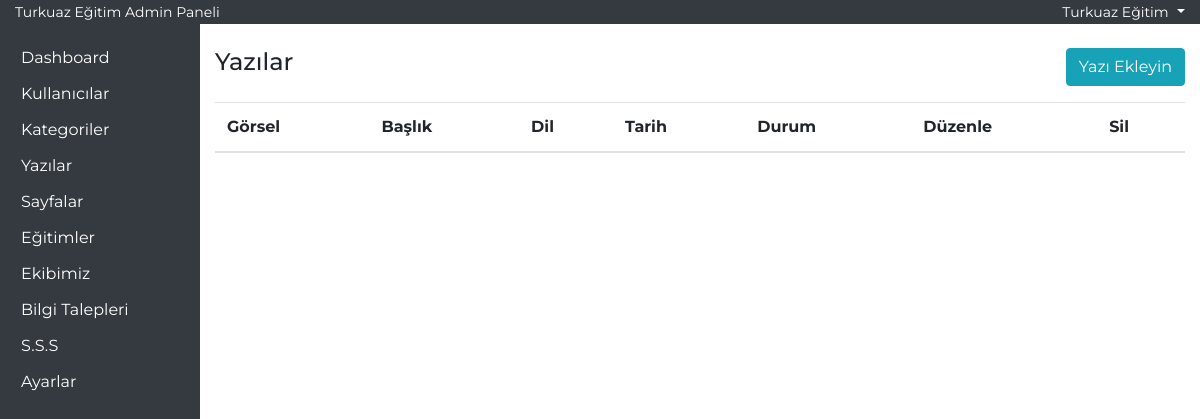
/admin-yntm/yazilar.php (signed in), run on an earlier commit of the app's database.
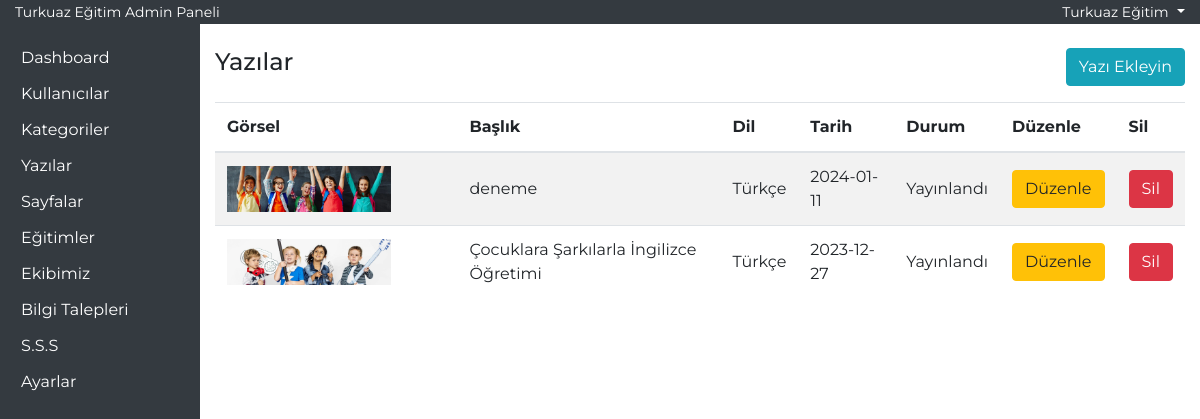
And on a later commit of the database.
### tables this page shows
CREATE TABLE IF NOT EXISTS `yazilar` (
  `id` int NOT NULL AUTO_INCREMENT,
  `baslik` varchar(150) NOT NULL,
  `blogYazisi` text NOT NULL,
  `meta` text NOT NULL,
  `gorsel` text NOT NULL,
  `alt` text NOT NULL,
  `tarih` varchar(20) NOT NULL,
  `lang` varchar(20) NOT NULL,
  `durum` varchar(20) NOT NULL,
  PRIMARY KEY (`id`)
);

### admin-yntm/yazilar.php (the view, shortened to what this page needs)
<?php
require_once('header.php');
?>
<div class="row">
    <div class="col-md-6">
        <h4>Yazılar</h4>
    </div>
    <div class="col-md-6 text-right">
        <button type="button" class="btn btn-info" data-toggle="modal" data-target="#yaziEkle">
            Yazı Ekleyin
        </button>
    </div>
</div>
<div class="row mt-3">
    <div class="col-12">
        <table class="table table-striped">
            <thead>
                <tr>
                    <th>Görsel</th>
                    <th>Başlık</th>
                    <th>Dil</th>
                    <th>Tarih</th>
                    <th>Durum</th>
                    <th>Düzenle</th>
                    <th>Sil</th>
                </tr>
            </thead>
            <tbody>
                <?php
                $yaziList = $db->prepare('select * from yazilar order by id desc');
                $yaziList->execute();
                if ($yaziList->rowCount()) {
                    foreach ($yaziList as $yaziListSatir) {
                ?>
                        <tr>
                            <td class="w-25"><img src="<?php echo $yaziListSatir['gorsel']; ?>" class="w-75"></td>
                            <td><?php echo $yaziListSatir['baslik']; ?></td>
                            <td><?php echo $yaziListSatir['lang']; ?></td>
                            <td><?php echo $yaziListSatir['tarih']; ?></td>
                            <td><?php echo $yaziListSatir['durum']; ?></td>
                            <td><a href="yazilar.php?updateID=<?php echo $yaziListSatir['id']; ?>" class="btn btn-warning">Düzenle</a></td>
                            <td><a href="yazilar.php?deleteID=<?php echo $yaziListSatir['id']; ?>" class="btn btn-danger">Sil</a></td>
                        </tr>
                <?php
                    }
                }
                ?>
            </tbody>
        </table>
    </div>
</div>
<?php require_once('footer.php'); ?>

What changed in the data, as far as the page shows it:
added yazilar: gorsel (picture), baslik "deneme", lang "Türkçe", tarih "2024-01-11", durum "Yayınlandı"
added yazilar: gorsel (picture), baslik "Çocuklara Şarkılarla İngilizce Öğretimi", lang "Türkçe", tarih "2023-12-27", durum "Yayınlandı"
